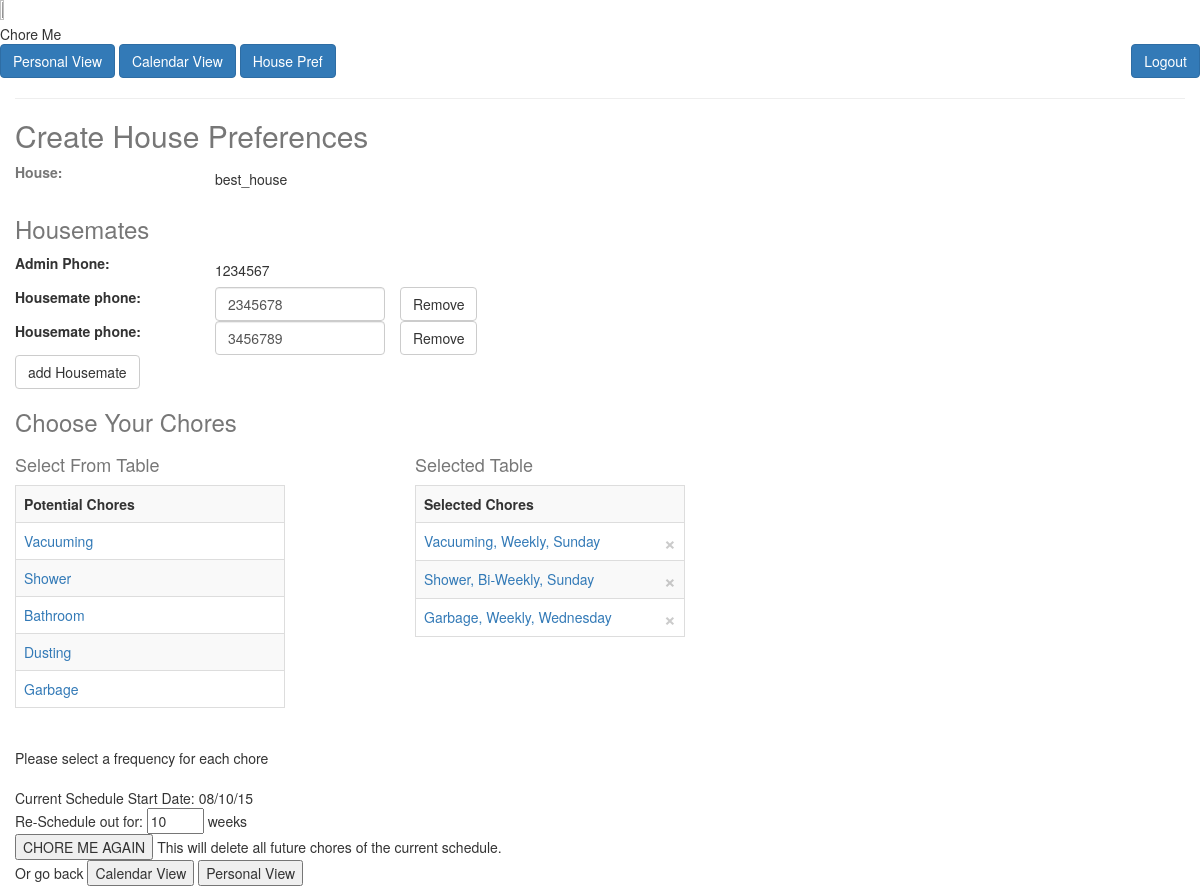
Page /create_house_pref (signed in) on the committed database.
### model.py (models this page shows, shortened)
class House(db.Model):
    __tablename__ = "house"
    id = db.Column(db.Integer, primary_key=True, autoincrement=True)
    name = db.Column(db.String(64), nullable=False, unique=True)
    start_date = db.Column(db.DateTime, nullable=False, default=datetime.now())
    num_weeks = db.Column(db.Integer, nullable=False)

class User(db.Model):
    __tablename__ = "user"
    id = db.Column(db.Integer, primary_key=True, autoincrement=True)
    house_id = db.Column(db.Integer, db.ForeignKey('house.id'), nullable=True)
    username = db.Column(db.String(64), nullable=True, unique=True)
    password = db.Column(db.String(64), nullable=True)
    phone = db.Column(db.String(12), nullable=False)
    is_admin = db.Column(db.Boolean, nullable=False, default=False)
    house = db.relationship("House",
                           backref=db.backref("users", order_by=id))

class Chore(db.Model):
    __tablename__ = "chore"
    id = db.Column(db.Integer, primary_key=True, autoincrement=True)
    name = db.Column(db.String(64), nullable=False)
    icon = db.Column(db.String(500), nullable=True)  #500 limit in case i want to do img urls and they are long

class HouseChore(db.Model):
    __tablename__ = "house_chore"
    id = db.Column(db.Integer, primary_key=True, autoincrement=True)
    house_id = db.Column(db.Integer, db.ForeignKey('house.id'), nullable=True)
    chore_id = db.Column(db.Integer, db.ForeignKey('chore.id'), nullable=False)
    day = db.Column(db.String(9), nullable=False)
    week_freq = db.Column(db.Integer, nullable=False)
    house = db.relationship("House",
                           backref=db.backref("house_chores", order_by=id))
    chore = db.relationship("Chore",
                           backref=db.backref("house_chores", order_by=id))

### server.py (the view)
@app.route("/create_house_pref", methods=['POST','GET'])
def create_house_pref():
    chore_objs = Chore.query.all()
    admin_phone = User.query.get(session['user_id']).phone
    try:
        session["house_id"]
        house_name = House.query.get(session["house_id"]).name
        admin_phone = User.query.filter(User.house_id==session['house_id'], User.is_admin==1).one().phone
        housemates_list = User.query.filter(User.house_id==session['house_id'], User.is_admin==0).all()
        housechores_list = HouseChore.query.filter(HouseChore.house_id==session['house_id']).all()
        house_start_date = House.query.get(session["house_id"]).start_date
        house_num_weeks = House.query.get(session["house_id"]).num_weeks
        return render_template('create_house_pref.html', chore_objs=chore_objs,
                                                         house_name=house_name,
                                                         admin_phone=admin_phone,
                                                         housemates_list=housemates_list,
                                                         housechores_list=housechores_list,
                                                         house_start_date=datetime.datetime.strftime(house_start_date, "%m/%d/%y"),
                                                         house_num_weeks=house_num_weeks
                                                         )
    except KeyError:
        pass
    except TypeError:
        pass
    return render_template('create_house_pref.html', chore_objs=chore_objs,
                                                     admin_phone=admin_phone)

### templates/create_house_pref.html (shortened to what this page needs)
{% extends 'base.html' %}
{% block content %}
	<form method="POST" name="house_pref_form" id="house_pref_form" class="form-signin">
		<h2 class="form-signin-heading text-muted">Create House Preferences</h2>
	    <div class="row">
	    	<label class="col-xs-2 control-label text-muted">House:</label>
	    	{% if house_name %}
		    	<p class="col-xs-6 form-control-static" name="house_name">
		    		{{ house_name }}
		    	</p>
	    	{% else %}
		    	<div class="col-xs-6">
		    		<input type="text" name="house_name" placeholder="Monkey House" required class="form-control">
		    	</div>
		    {% endif %}
		    <div class= "col-xs-4">
		    </div>
		</div>
	    <h3 class="form-signin-heading text-muted">Housemates</h3>
	    <div class="row">
	    	<label class="col-xs-2 control-label">Admin Phone:</label>
	    	<p name="admin_phone" class="col-xs-6 form-control-static">{{ admin_phone }}</p>
		</div>
	    	<div id="phone-inputs">
	    		{% if house_name %}
	    			{% for housemate in housemates_list %}
	    				<div class="row">
		    				<label class="col-xs-2 control-label">Housemate phone:</label>
		    				<div class="col-xs-2">
		    					<input name="housemate_phone{{ loop.index }}" id="housemate_phone{{ loop.index }}" type="text" value="{{ housemate.phone }}" required class="form-control">
		    				</div>
		    				<button class="btn btn-default" name="remove_phone_button">Remove</button>
	    				</div>
	    			{% endfor %}
	    		{% endif %}
	    	</div>
	    	<button class="btn btn-default" id="add-phone-button" name="add-phone-button">add Housemate</button>
	    <h3 class="form-signin-heading text-muted">Choose Your Chores</h3>
	    	<div class="row">
	    		<div class="col-xs-3">
	    		<h4 class="form-signin-heading text-muted">Select From Table</h4>
					<table class="table table-striped table-bordered">
						<tr>
							<th>Potential Chores</th>
						</tr>
					    {% for chore in chore_objs %}
						    <tr id="chore-potentials">
						    	<td><a>{{ chore.name }}</a></td>
						    </tr>
					    {% endfor %}
					</table>
				</div>
				<div class="col-xs-1"></div>
				<div class="col-xs-3">
				<h4 class="form-signin-heading text-muted">Selected Table</h4>
					<table class="table table-striped table-bordered" id="chore-selected">
						{% set lookup = {
										1: "Weekly",
										2: "Bi-Weekly",
										3: "Every 3 Weeks",
										4: "Every 4 Weeks"
										}
						%}
						<tr>
							<th>Selected Chores</th>
						</tr>
						{% if house_name %}
							{% for house_chore in housechores_list %}
							<tr>
								<td>
									<a href= "#", data-target= '#myModal', data-toggle= 'modal', id= '{{ house_chore.chore.name }}', class= "housechore">
												{{ house_chore.chore.name }}, {{ lookup[house_chore.week_freq] }}, {{ house_chore.day }}
									</a>
									<button type="button" name= "remove_chore_button" class="close" aria-label="Close"><span aria-hidden="true">&times;</span></button>
								</td>
							</tr>
							{% endfor %}
						{% endif %}
					</table>
					</div>
			</div>
		<br>Please select a frequency for each chore<br>
		<br>
			{% if house_name %}
				Current Schedule Start Date: {{ house_start_date }} <br>
				Re-Schedule out for:
				<input type="number" min="1" max="52" name="num_weeks" value="{{ house_num_weeks }}"required>
					weeks<br>
				<input type="submit" name="recreate_chores" onclick="document.pressed=this.value" value="CHORE ME AGAIN">
				This will delete all future chores of the current schedule.
				<br>
				Or go back
				<input type="button" onclick="location.href='/calendar_view';" value="Calendar View">
				<input type="button" onclick="location.href='/personal_view';" value="Personal View">
			{% else %}
				Schedule out for:
				<input type="number" min="1" max="52" name="num_weeks" value="{{ house_num_weeks }}"required>
					weeks<br>
				<input type="submit" name="create_chores" onclick="document.pressed=this.value" value="CHORE ME">
			{% endif %}
	</form>
{% endblock %}

### templates/base.html (shortened to what this page needs)
<!doctype html>
<html>
<head>
  <link href="https://maxcdn.bootstrapcdn.com/bootstrap/3.3.4/css/bootstrap.min.css" rel="stylesheet">
  <link rel="stylesheet" type="text/css" href="/static/css/styles.css">
</head>
<body>
  <div class="container-fluid">
  <div class="row">
    <img id="logo" src="http://cdn.flaticon.com/png/256/40629.png">
    <div>Chore Me</div>
  </div>
      {% if session['user_id'] %}
        <div class="row">
          <input class="btn btn-primary" type="button" onclick="location.href='/personal_view';" value="Personal View">
          <input class="btn btn-primary" type="button" onclick="location.href='/calendar_view';" value="Calendar View">
          <input class="btn btn-primary" type="button" onclick="location.href='/create_house_pref';" value="House Pref">
          <input class="btn btn-primary pull-right" type="button" onclick="location.href='/logout';" value="Logout">
        </div>
      {% endif %}
    <hr>
  {% block content %} put your content here {% endblock %}
</div>
</body>
</html>

### static/css/styles.css (style rules this page uses)
#logo { height: 6%; width: 6%; }

### rows in the picture
House: name "best_house"
User: phone "1234567"
User: phone "2345678"
User: phone "3456789"
Chore: name "Vacuuming"
Chore: name "Shower"
Chore: name "Bathroom"
Chore: name "Dusting"
Chore: name "Garbage"
HouseChore: chore.name "Vacuuming", week_freq "Weekly", day "Sunday"
HouseChore: chore.name "Shower", week_freq "Bi-Weekly", day "Sunday"
HouseChore: chore.name "Garbage", week_freq "Weekly", day "Wednesday"

### other values in the picture
{{ house_start_date }} "08/10/15"
